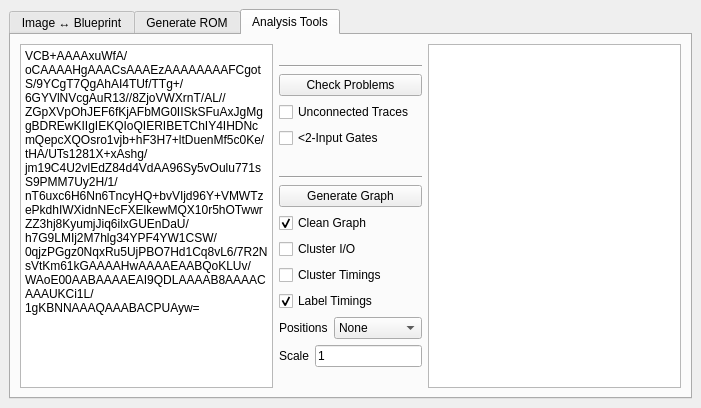
<?xml version="1.0" encoding="UTF-8"?>
<ui version="4.0">
 <class>MainWindow</class>
 <widget class="QMainWindow" name="MainWindow">
  <property name="geometry">
   <rect>
    <x>0</x>
    <y>0</y>
    <width>701</width>
    <height>408</height>
   </rect>
  </property>
  <property name="windowTitle">
   <string>VCBTool</string>
  </property>
  <widget class="QWidget" name="centralwidget">
   <layout class="QGridLayout" name="gridLayout">
    <item row="1" column="0">
     <widget class="QTabWidget" name="tabWidget">
      <property name="currentIndex">
       <number>2</number>
      </property>
      <widget class="QWidget" name="tabConvert">
       <attribute name="title">
        <string>Image ↔ Blueprint</string>
       </attribute>
       <layout class="QVBoxLayout" name="verticalLayout">
        <item>
         <widget class="QPlainTextEdit" name="txtConvertedBP">
          <property name="placeholderText">
           <string>Blueprint String</string>
          </property>
         </widget>
        </item>
        <item>
         <layout class="QHBoxLayout" name="horizontalLayout">
          <item>
           <widget class="QPushButton" name="btnConvertImage">
            <property name="text">
             <string>Create From Image...</string>
            </property>
           </widget>
          </item>
          <item>
           <widget class="QPushButton" name="btnConvertBP">
            <property name="text">
             <string>Save As Image...</string>
            </property>
           </widget>
          </item>
          <item>
           <spacer name="horizontalSpacer">
            <property name="orientation">
             <enum>Qt::Horizontal</enum>
            </property>
            <property name="sizeHint" stdset="0">
             <size>
              <width>40</width>
              <height>20</height>
             </size>
            </property>
           </spacer>
          </item>
          <item>
           <widget class="QLabel" name="label">
            <property name="text">
             <string>Layer:</string>
            </property>
           </widget>
          </item>
          <item>
           <widget class="QRadioButton" name="optLayerLogic">
            <property name="text">
             <string>Logic</string>
            </property>
            <property name="checked">
             <bool>true</bool>
            </property>
            <attribute name="buttonGroup">
             <string notr="true">grpConvertLayer</string>
            </attribute>
           </widget>
          </item>
          <item>
           <widget class="QRadioButton" name="optLayerDecoOn">
            <property name="text">
             <string>Deco On</string>
            </property>
            <attribute name="buttonGroup">
             <string notr="true">grpConvertLayer</string>
            </attribute>
           </widget>
          </item>
          <item>
           <widget class="QRadioButton" name="optLayerDecoOff">
            <property name="text">
             <string>Deco Off</string>
            </property>
            <attribute name="buttonGroup">
             <string notr="true">grpConvertLayer</string>
            </attribute>
           </widget>
          </item>
         </layout>
        </item>
       </layout>
      </widget>
      <widget class="QWidget" name="tabROM">
       <attribute name="title">
        <string>Generate ROM</string>
       </attribute>
       <layout class="QGridLayout" name="gridLayout_3">
        <item row="4" column="0">
         <widget class="QPushButton" name="btnROMGenerate">
          <property name="text">
           <string>Generate →</string>
          </property>
         </widget>
        </item>
        <item row="3" column="0">
         <spacer name="verticalSpacer">
          <property name="orientation">
           <enum>Qt::Vertical</enum>
          </property>
          <property name="sizeHint" stdset="0">
           <size>
            <width>20</width>
            <height>40</height>
           </size>
          </property>
         </spacer>
        </item>
        <item row="2" column="0">
         <layout class="QGridLayout" name="gridLayout_2">
          <item row="0" column="0">
           <widget class="QLabel" name="label_3">
            <property name="text">
             <string>Word size:</string>
            </property>
           </widget>
          </item>
          <item row="1" column="0">
           <widget class="QLabel" name="label_4">
            <property name="text">
             <string>Byte order:</string>
            </property>
           </widget>
          </item>
          <item row="2" column="1">
           <widget class="QSpinBox" name="spnROMAddrBits">
            <property name="suffix">
             <string> bit</string>
            </property>
            <property name="minimum">
             <number>1</number>
            </property>
            <property name="maximum">
             <number>32</number>
            </property>
            <property name="value">
             <number>4</number>
            </property>
           </widget>
          </item>
          <item row="0" column="1">
           <widget class="QSpinBox" name="spnROMWordSize">
            <property name="suffix">
             <string> byte</string>
            </property>
            <property name="minimum">
             <number>1</number>
            </property>
            <property name="maximum">
             <number>8</number>
            </property>
            <property name="value">
             <number>4</number>
            </property>
           </widget>
          </item>
          <item row="3" column="1">
           <widget class="QSpinBox" name="spnROMDataBits">
            <property name="suffix">
             <string> bit</string>
            </property>
            <property name="minimum">
             <number>1</number>
            </property>
            <property name="maximum">
             <number>64</number>
            </property>
            <property name="value">
             <number>32</number>
            </property>
           </widget>
          </item>
          <item row="1" column="1">
           <widget class="QComboBox" name="cbROMByteOrder">
            <property name="currentIndex">
             <number>1</number>
            </property>
            <item>
             <property name="text">
              <string>Big-endian</string>
             </property>
            </item>
            <item>
             <property name="text">
              <string>Little-endian</string>
             </property>
            </item>
           </widget>
          </item>
          <item row="3" column="0">
           <widget class="QLabel" name="label_6">
            <property name="text">
             <string>Data bits:</string>
            </property>
           </widget>
          </item>
          <item row="2" column="0">
           <widget class="QLabel" name="label_5">
            <property name="text">
             <string>Address bits:</string>
            </property>
           </widget>
          </item>
         </layout>
        </item>
        <item row="0" column="0" colspan="2">
         <layout class="QHBoxLayout" name="horizontalLayout_2">
          <item>
           <widget class="QPushButton" name="btnLoadROMFile">
            <property name="sizePolicy">
             <sizepolicy hsizetype="Maximum" vsizetype="Fixed">
              <horstretch>0</horstretch>
              <verstretch>0</verstretch>
             </sizepolicy>
            </property>
            <property name="text">
             <string>Load File...</string>
            </property>
           </widget>
          </item>
          <item>
           <widget class="QLabel" name="lblROMFileInfo">
            <property name="text">
             <string>&lt;no file loaded&gt;</string>
            </property>
           </widget>
          </item>
         </layout>
        </item>
        <item row="5" column="0" colspan="2">
         <widget class="QLabel" name="lblROMWarning">
          <property name="palette">
           <palette>
            <active>
             <colorrole role="WindowText">
              <brush brushstyle="SolidPattern">
               <color alpha="255">
                <red>170</red>
                <green>0</green>
                <blue>0</blue>
               </color>
              </brush>
             </colorrole>
            </active>
            <inactive>
             <colorrole role="WindowText">
              <brush brushstyle="SolidPattern">
               <color alpha="255">
                <red>0</red>
                <green>0</green>
                <blue>0</blue>
               </color>
              </brush>
             </colorrole>
            </inactive>
            <disabled>
             <colorrole role="WindowText">
              <brush brushstyle="SolidPattern">
               <color alpha="255">
                <red>120</red>
                <green>120</green>
                <blue>120</blue>
               </color>
              </brush>
             </colorrole>
            </disabled>
           </palette>
          </property>
          <property name="font">
           <font>
            <bold>true</bold>
           </font>
          </property>
          <property name="text">
           <string>Warning: blah blah blah blah blah</string>
          </property>
         </widget>
        </item>
        <item row="1" column="0">
         <spacer name="verticalSpacer_2">
          <property name="orientation">
           <enum>Qt::Vertical</enum>
          </property>
          <property name="sizeHint" stdset="0">
           <size>
            <width>20</width>
            <height>40</height>
           </size>
          </property>
         </spacer>
        </item>
        <item row="1" column="1" rowspan="4">
         <widget class="QPlainTextEdit" name="txtROMBP">
          <property name="placeholderText">
           <string>Load file, set options, press 'Generate'.</string>
          </property>
         </widget>
        </item>
       </layout>
      </widget>
      <widget class="QWidget" name="tabAnalysis">
       <attribute name="title">
        <string>Analysis Tools</string>
       </attribute>
       <layout class="QGridLayout" name="gridLayout_4">
        <item row="0" column="3">
         <widget class="QPlainTextEdit" name="txtNetlistOut"/>
        </item>
        <item row="0" column="0">
         <widget class="QPlainTextEdit" name="txtNetlistBP">
          <property name="plainText">
           <string>VCB+AAAAxuWfA/oCAAAAHgAAACsAAAEzAAAAAAAAFCgotS/9YCgT7QgAhAI4TUf/TTg+/6GYVlNVcgAuR13//8ZjoVWXrnT/AL//ZGpXVpOhJEF6fKjAFbMG0IISkSFuAxJgMggBDREwKIIgIEKQIoQIERIBETChIY4IHDNcmQepcXQOsro1vjb+hF3H7+ltDuenMf5c0Ke/tHA/UTs1281X+xAshg/jm19C4U2vlEdZ84d4VdAA96Sy5vOulu771sS9PMM7Uy2H/1/nT6uxc6H6Nn6TncyHQ+bvVIjd96Y+VMWTzePkdhIWXidnNEcFXElkewMQX10r5hOTwwrZZ3hj8KyumjJiq6ilxGUEnDaU/h7G9LMIj2M7hlg34YPF4YW1CSW/0qjzPGgz0NqxRu5UjPBO7Hd1Cq8vL6/7R2NsVtKm61kGAAAAHwAAAAEAABQoKLUv/WAoE00AABAAAAEAI9QDLAAAAB8AAAACAAAUKCi1L/1gKBNNAAAQAAABACPUAyw=</string>
          </property>
          <property name="placeholderText">
           <string>Blueprint string</string>
          </property>
         </widget>
        </item>
        <item row="0" column="1">
         <layout class="QVBoxLayout" name="verticalLayout_2">
          <item>
           <spacer name="verticalSpacer_5">
            <property name="orientation">
             <enum>Qt::Vertical</enum>
            </property>
            <property name="sizeHint" stdset="0">
             <size>
              <width>20</width>
              <height>40</height>
             </size>
            </property>
           </spacer>
          </item>
          <item>
           <widget class="Line" name="line">
            <property name="orientation">
             <enum>Qt::Horizontal</enum>
            </property>
           </widget>
          </item>
          <item>
           <widget class="QPushButton" name="btnNetlistCheck">
            <property name="text">
             <string>Check Problems</string>
            </property>
           </widget>
          </item>
          <item>
           <widget class="QCheckBox" name="chkUnconnectedTraces">
            <property name="text">
             <string>Unconnected Traces</string>
            </property>
           </widget>
          </item>
          <item>
           <widget class="QCheckBox" name="chk2InputGates">
            <property name="text">
             <string>&lt;2-Input Gates</string>
            </property>
           </widget>
          </item>
          <item>
           <spacer name="verticalSpacer_3">
            <property name="orientation">
             <enum>Qt::Vertical</enum>
            </property>
            <property name="sizeHint" stdset="0">
             <size>
              <width>20</width>
              <height>40</height>
             </size>
            </property>
           </spacer>
          </item>
          <item>
           <widget class="Line" name="line_2">
            <property name="orientation">
             <enum>Qt::Horizontal</enum>
            </property>
           </widget>
          </item>
          <item>
           <widget class="QPushButton" name="btnNetlistGraph">
            <property name="text">
             <string>Generate Graph</string>
            </property>
           </widget>
          </item>
          <item>
           <widget class="QCheckBox" name="chkCleanGraph">
            <property name="text">
             <string>Clean Graph</string>
            </property>
            <property name="checked">
             <bool>true</bool>
            </property>
           </widget>
          </item>
          <item>
           <widget class="QCheckBox" name="chkClusterIO">
            <property name="text">
             <string>Cluster I/O</string>
            </property>
           </widget>
          </item>
          <item>
           <widget class="QCheckBox" name="chkClusterTiming">
            <property name="text">
             <string>Cluster Timings</string>
            </property>
           </widget>
          </item>
          <item>
           <widget class="QCheckBox" name="chkLabelTiming">
            <property name="text">
             <string>Label Timings</string>
            </property>
            <property name="checked">
             <bool>true</bool>
            </property>
           </widget>
          </item>
          <item>
           <layout class="QHBoxLayout" name="horizontalLayout_3">
            <item>
             <widget class="QLabel" name="label_2">
              <property name="sizePolicy">
               <sizepolicy hsizetype="Maximum" vsizetype="Preferred">
                <horstretch>0</horstretch>
                <verstretch>0</verstretch>
               </sizepolicy>
              </property>
              <property name="text">
               <string>Positions</string>
              </property>
             </widget>
            </item>
            <item>
             <widget class="QComboBox" name="cbPositions">
              <item>
               <property name="text">
                <string>None</string>
               </property>
              </item>
              <item>
               <property name="text">
                <string>Absolute</string>
               </property>
              </item>
              <item>
               <property name="text">
                <string>Suggested</string>
               </property>
              </item>
             </widget>
            </item>
           </layout>
          </item>
          <item>
           <layout class="QHBoxLayout" name="horizontalLayout_4">
            <item>
             <widget class="QLabel" name="label_7">
              <property name="sizePolicy">
               <sizepolicy hsizetype="Maximum" vsizetype="Preferred">
                <horstretch>0</horstretch>
                <verstretch>0</verstretch>
               </sizepolicy>
              </property>
              <property name="text">
               <string>Scale</string>
              </property>
             </widget>
            </item>
            <item>
             <widget class="QLineEdit" name="txtPosScale">
              <property name="text">
               <string>1</string>
              </property>
             </widget>
            </item>
           </layout>
          </item>
          <item>
           <spacer name="verticalSpacer_4">
            <property name="orientation">
             <enum>Qt::Vertical</enum>
            </property>
            <property name="sizeHint" stdset="0">
             <size>
              <width>20</width>
              <height>40</height>
             </size>
            </property>
           </spacer>
          </item>
         </layout>
        </item>
       </layout>
      </widget>
     </widget>
    </item>
   </layout>
  </widget>
 </widget>
 <resources/>
 <connections/>
 <buttongroups>
  <buttongroup name="grpConvertLayer"/>
 </buttongroups>
</ui>
